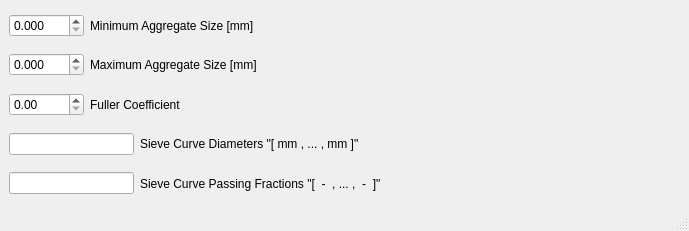
<?xml version="1.0" encoding="UTF-8"?>
<ui version="4.0">
 <class>MainWindow</class>
 <widget class="QMainWindow" name="MainWindow">
  <property name="geometry">
   <rect>
    <x>0</x>
    <y>0</y>
    <width>689</width>
    <height>231</height>
   </rect>
  </property>
  <property name="sizePolicy">
   <sizepolicy hsizetype="Expanding" vsizetype="Preferred">
    <horstretch>0</horstretch>
    <verstretch>0</verstretch>
   </sizepolicy>
  </property>
  <property name="windowTitle">
   <string>MainWindow</string>
  </property>
  <widget class="QWidget" name="centralwidget">
   <property name="sizePolicy">
    <sizepolicy hsizetype="Expanding" vsizetype="Expanding">
     <horstretch>0</horstretch>
     <verstretch>0</verstretch>
    </sizepolicy>
   </property>
   <layout class="QVBoxLayout" name="verticalLayout">
    <item>
     <layout class="QHBoxLayout" name="horizontalLayout">
      <item>
       <widget class="QDoubleSpinBox" name="minAgg">
        <property name="sizePolicy">
         <sizepolicy hsizetype="Fixed" vsizetype="Fixed">
          <horstretch>0</horstretch>
          <verstretch>0</verstretch>
         </sizepolicy>
        </property>
        <property name="minimumSize">
         <size>
          <width>75</width>
          <height>0</height>
         </size>
        </property>
        <property name="suffix">
         <string/>
        </property>
        <property name="decimals">
         <number>3</number>
        </property>
        <property name="singleStep">
         <double>0.100000000000000</double>
        </property>
       </widget>
      </item>
      <item>
       <widget class="QLabel" name="label_9">
        <property name="text">
         <string>Minimum Aggregate Size [mm]</string>
        </property>
       </widget>
      </item>
     </layout>
    </item>
    <item>
     <layout class="QHBoxLayout" name="horizontalLayout_2">
      <item>
       <widget class="QDoubleSpinBox" name="maxAgg">
        <property name="sizePolicy">
         <sizepolicy hsizetype="Fixed" vsizetype="Fixed">
          <horstretch>0</horstretch>
          <verstretch>0</verstretch>
         </sizepolicy>
        </property>
        <property name="minimumSize">
         <size>
          <width>75</width>
          <height>0</height>
         </size>
        </property>
        <property name="suffix">
         <string/>
        </property>
        <property name="decimals">
         <number>3</number>
        </property>
        <property name="singleStep">
         <double>0.100000000000000</double>
        </property>
       </widget>
      </item>
      <item>
       <widget class="QLabel" name="label_10">
        <property name="text">
         <string>Maximum Aggregate Size [mm]</string>
        </property>
       </widget>
      </item>
     </layout>
    </item>
    <item>
     <layout class="QHBoxLayout" name="horizontalLayout_3">
      <item>
       <widget class="QDoubleSpinBox" name="doubleSpinBox_4">
        <property name="sizePolicy">
         <sizepolicy hsizetype="Fixed" vsizetype="Fixed">
          <horstretch>0</horstretch>
          <verstretch>0</verstretch>
         </sizepolicy>
        </property>
        <property name="minimumSize">
         <size>
          <width>75</width>
          <height>0</height>
         </size>
        </property>
        <property name="suffix">
         <string/>
        </property>
        <property name="maximum">
         <double>1.000000000000000</double>
        </property>
        <property name="singleStep">
         <double>0.010000000000000</double>
        </property>
       </widget>
      </item>
      <item>
       <widget class="QLabel" name="label_5">
        <property name="text">
         <string>Fuller Coefficient</string>
        </property>
       </widget>
      </item>
     </layout>
    </item>
    <item>
     <layout class="QHBoxLayout" name="horizontalLayout_4">
      <item>
       <widget class="QLineEdit" name="lineEdit_2">
        <property name="sizePolicy">
         <sizepolicy hsizetype="Fixed" vsizetype="Fixed">
          <horstretch>0</horstretch>
          <verstretch>0</verstretch>
         </sizepolicy>
        </property>
        <property name="minimumSize">
         <size>
          <width>125</width>
          <height>0</height>
         </size>
        </property>
        <property name="maximumSize">
         <size>
          <width>125</width>
          <height>16777215</height>
         </size>
        </property>
        <property name="inputMask">
         <string/>
        </property>
        <property name="placeholderText">
         <string/>
        </property>
       </widget>
      </item>
      <item>
       <widget class="QLabel" name="label_6">
        <property name="text">
         <string>Sieve Curve Diameters &quot;[ mm , ... , mm ]&quot;</string>
        </property>
       </widget>
      </item>
     </layout>
    </item>
    <item>
     <layout class="QHBoxLayout" name="horizontalLayout_5">
      <item>
       <widget class="QLineEdit" name="lineEdit_3">
        <property name="minimumSize">
         <size>
          <width>125</width>
          <height>0</height>
         </size>
        </property>
        <property name="maximumSize">
         <size>
          <width>125</width>
          <height>16777215</height>
         </size>
        </property>
        <property name="inputMask">
         <string/>
        </property>
        <property name="placeholderText">
         <string/>
        </property>
       </widget>
      </item>
      <item>
       <widget class="QLabel" name="label_7">
        <property name="text">
         <string>Sieve Curve Passing Fractions &quot;[  -  , ... ,  -  ]&quot;</string>
        </property>
       </widget>
      </item>
     </layout>
    </item>
   </layout>
  </widget>
  <widget class="QMenuBar" name="menubar">
   <property name="geometry">
    <rect>
     <x>0</x>
     <y>0</y>
     <width>689</width>
     <height>21</height>
    </rect>
   </property>
  </widget>
  <widget class="QStatusBar" name="statusbar"/>
 </widget>
 <resources/>
 <connections/>
</ui>
